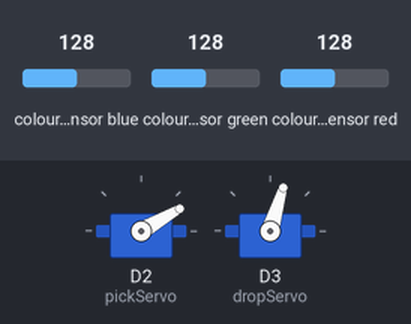
This sketch was run on a simulated ESP8266 (NodeMCU). Shown: 2 × servo. Wiring (inferred from the names in the program): TCS3200 colour sensor: output D8; S2 D6; S3 D7; S0 D4; S1 D5. The inputs (shaded band) are chosen by the test bench; at power-on: colour sensor green 128, colour sensor blue 128, colour sensor red 128. WiFi joins after 1.5 s; servers stay silent unless stated; what the sketch prints to the serial monitor is not drawn.

Above: at 0.1 s.
At 2.8 s:
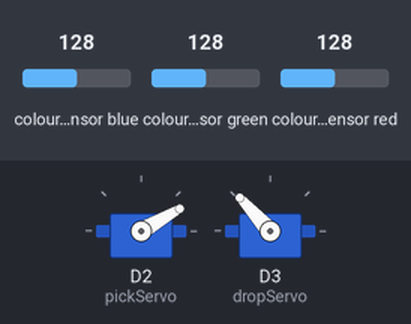
2.9 s: colour sensor green set to 5
At 3.65 s:
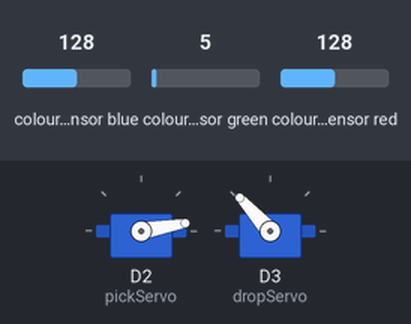
5.9 s: colour sensor blue set to 39
8.9 s: colour sensor blue set to 32
11.9 s: colour sensor red set to 40
14.9 s: colour sensor red set to 33
Timing chart, 0 to 17.9 s (numbered marks = the images above; inputs shaded):
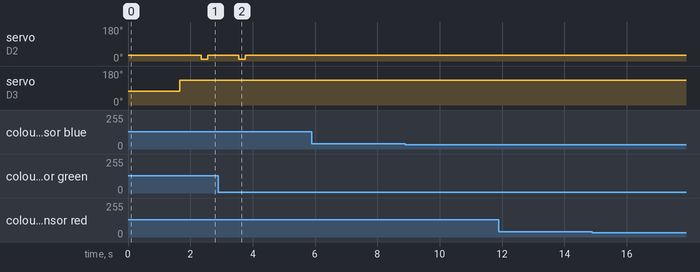

The sketch:

color_sorting.ino
```cpp
#include <Servo.h>
#include <ESP8266WiFi.h>
#include <WiFiClient.h>;
#include <ThingSpeak.h>;
const char * myWriteAPIKey = "9B6ILVOYMUSVOADA";
unsigned long myChannelNumber = 691885;
const char *ssid =  "Galaxy-M20";     // Enter your WiFi Name
const char *pass =  "ac312124"; // Enter your WiFi Password
WiFiClient client;
Servo pickServo;
Servo dropServo;
const int s0 = D4;
const int s1 = D5;
const int s2 = D6;
const int s3 = D7;
const int out = D8;
int red = 0;
int green = 0;
int blue = 0;
int color=0;
int redcolor = 0;
int greencolor = 0;
int orangecolor = 0;
int yellowcolor = 0;
int CLOSE_ANGLE = 30;  // The closing angle of the servo motor arm
int OPEN_ANGLE = 10;  // The opening angle of the servo motor arm
void setup()
{
  Serial.begin(9600);
  pinMode(s0, OUTPUT);
  pinMode(s1, OUTPUT);
  pinMode(s2, OUTPUT);
  pinMode(s3, OUTPUT);
  pinMode(out, INPUT);
  digitalWrite(s0, HIGH);
  digitalWrite(s1, HIGH);
  pickServo.attach(D2);
  dropServo.attach(D3);
  pickServo.write(30);
  dropServo.write(73);
  ThingSpeak.begin(client);
  Serial.println("Connecting to ");
  Serial.println(ssid);
  WiFi.begin(ssid, pass);
  while (WiFi.status() != WL_CONNECTED)
     {
            delay(550);
            Serial.print(".");
     }
      Serial.println("");
      Serial.println("WiFi connected");
}
void loop()
{
  digitalWrite(s2, LOW);
  digitalWrite(s3, LOW);
  //count OUT, pRed, RED
  red = pulseIn(out, digitalRead(out) == HIGH ? LOW : HIGH);
  digitalWrite(s3, HIGH);
  //count OUT, pBLUE, BLUE
  blue = pulseIn(out, digitalRead(out) == HIGH ? LOW : HIGH);
  digitalWrite(s2, HIGH);
  //count OUT, pGreen, GREEN
  green = pulseIn(out, digitalRead(out) == HIGH ? LOW : HIGH);
  Serial.print("R Intensity:");
  Serial.print(red, DEC);
  Serial.print(" G Intensity: ");
  Serial.print(green, DEC);
  Serial.print(" B Intensity : ");
  Serial.print(blue, DEC);
  if(red<39 & red>29 & green<93 & green>83 &blue<78 & blue>69){
    dropServo.write(73);
    delay(700);
    redcolor++;
    Serial.print("Red");
    open1();
    delay(200);
    close1();
    ThingSpeak.writeField(myChannelNumber, 1,redcolor, myWriteAPIKey);
  }
  if(green<75 & green>65 & blue<68 &blue>60){
    dropServo.write(107);
    delay(700);
    orangecolor++;
    Serial.print("Orange");
    open1();
    delay(200);
    close1();
    ThingSpeak.writeField(myChannelNumber, 2,orangecolor, myWriteAPIKey);
  }
  if(red<46 & red>36 & green<46 & green>37){
    dropServo.write(132);
    delay(700);
    greencolor++;
    Serial.print("Green");
    open1();
    delay(200);
    close1();
    ThingSpeak.writeField(myChannelNumber, 3,greencolor, myWriteAPIKey);
  }
  if(red<34 & red>25 & green<37 & green>28 & blue<53 & blue>43){
    dropServo.write(162);
    delay(700);
    yellowcolor++;
    Serial.print("Yellow");
    open1();
    delay(200);
    close1();
    ThingSpeak.writeField(myChannelNumber, 4,yellowcolor, myWriteAPIKey);
  }
  Serial.println();
 // delay(1000);
}
void open1(){
  pickServo.write(OPEN_ANGLE);   // Send the command to the servo motor to open the trap door
}
void close1(){
  pickServo.write(CLOSE_ANGLE);   // Send te command to the servo motor to close the trap door
}
```

Measured:
- after the input at 2.9 s, servo on D2 (pickServo): goes on until 3.8 s, then stays 30°
- after the input at 5.9 s, every drawn part: stays the same
- after the input at 8.9 s, every drawn part: stays the same
- after the input at 11.9 s, every drawn part: stays the same
- after the input at 14.9 s, every drawn part: stays the same
